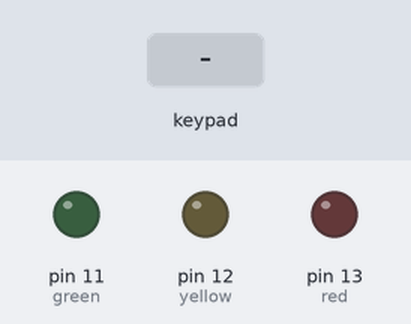
A sketch run on a simulated Arduino Uno, built with avr-gcc and run on an emulated ATmega328P. On the bench: output pins drawn as LEDs (lit = HIGH). Inputs (shaded band) come from the test bench.

Above: at 1.2 s.
1.3 s: key '#' pressed
At 1.55 s:
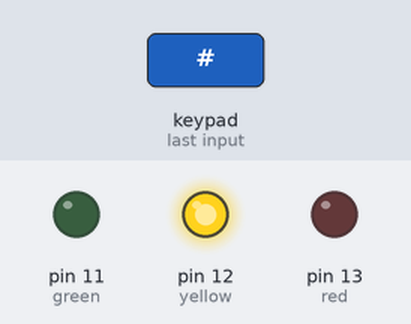
At 2.8 s:
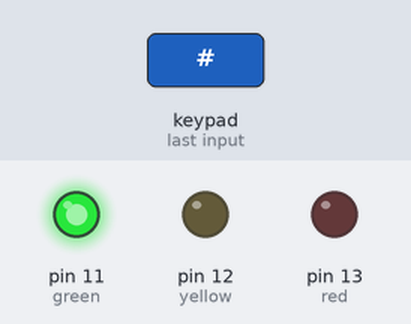
4.3 s: keypad keys 6 5 4 3 # pressed 0.4 s apart
At 7.6 s:
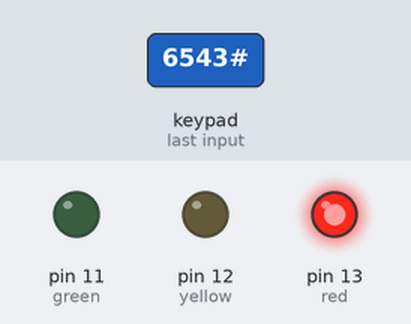
Timing chart, 0 to 9.4 s (numbered marks = the images above; inputs shaded):
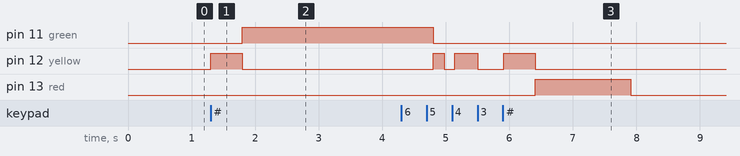

The sketch:

practice_3_5.ino
```cpp
#include <Arduino.h>
#include <Keypad.h>

uint8_t red = 13;
uint8_t yellow = 12;
uint8_t green = 11;
uint8_t try_counter = 3;
uint8_t j = 0; // счетчик для элементов массива input
char code[] = {'1', '1', '1', '1'};
char input[] = {' ', ' ', ' ', ' '};
bool equal = true;

const uint8_t ROWS = 4, COLS = 4;
char keys[ROWS][COLS] = {
    { '1', '2', '3', 'A' },
    { '4', '5', '6', 'B' },
    { '7', '8', '9', 'C' },
    { '*', '0', '#', 'D' }
};
uint8_t rowPins[ROWS] = {7, 8, 9, 10};
uint8_t colPins[COLS] = {6, 5, 4, 3};

Keypad keypad = Keypad(makeKeymap(keys), rowPins, colPins, ROWS, COLS);

void time_delay(int b) {
    auto time_ = millis();
    while (millis() - time_ < b) {
        char key = keypad.getKey();
        if (key != NO_KEY) break;
    }
}

void check_input(char b = ' ') {
    equal = true;
    if (b == '#') {
        for (uint8_t i = 0; i < j; i++) {if (code[i] != input[i]) {equal = false;}}
        if (equal) {
            digitalWrite(green, HIGH);
            delay(3000);
            digitalWrite(green, LOW);
        } else {
            try_counter--;
            for (uint8_t i = 0; i < 3; i++) {
                digitalWrite(red, HIGH);
                delay(500);
                digitalWrite(red, LOW);
            }
            input[0] = ' '; input[1] = ' '; input[2] = ' '; input[3] = ' ';
            j = 0;
        }
    } else {
        for (uint8_t i = 0; i < 4; i++) {
            if (code[i] != input[i]) {
                equal = false;
            }
        }
        if (equal) {
            try_counter = 3;
            digitalWrite(green, HIGH);
            delay(3000);
            digitalWrite(green, LOW);
            input[0] = ' '; input[1] = ' '; input[2] = ' '; input[3] = ' ';
        } else {
            try_counter--;
            for (uint8_t i = 0; i < 3; i++) {
                digitalWrite(red, HIGH);
                delay(500);
                digitalWrite(red, LOW);
            }
            input[0] = ' '; input[1] = ' '; input[2] = ' '; input[3] = ' ';
        }
        j = 0;
    }
}

void setup() {
    pinMode(red, OUTPUT);
    pinMode(yellow, OUTPUT);
    pinMode(green, OUTPUT);
}

void loop() {
    if (try_counter == 0) {
        delay(10000);
        try_counter = 3;
    }

    char key = keypad.getKey();
    if (key != NO_KEY) {
        digitalWrite(yellow, HIGH);
        time_delay(500);
        digitalWrite(yellow, LOW);

        if (key == '*') { // * - сброс кода try_counter остается тем же
            input[0] = ' '; input[1] = ' '; input[2] = ' '; input[3] = ' ';
            j = 0;
        } else if (key == '#') { // досрочная проверка нажатых символов: если все верно, то программа продолжает свою работу, если нет - сбрасываются инпут и счетчик заполненных элементов, try_counter -1
            check_input('#');
        } else if (key != '*' && key != '#') {
            input[j] = key;
            j++;
        }
        if (j >= 4) {
            check_input();
        }
    }
}
```

Measured:
- after the input at 1.3 s, pin 11 (green): LOW → HIGH after 0.50 s; pin 12 (yellow): LOW → HIGH at once, → LOW 0.50 s later
- after the input at 4.3 s, pin 12 (yellow): goes HIGH 0.17 s, LOW 0.17 s, HIGH 0.36 s, LOW 0.40 s, HIGH 0.50 s, then LOW, starting after 0.50 s; pin 13 (red): LOW → HIGH after 2.1 s, → LOW 1.5 s later
